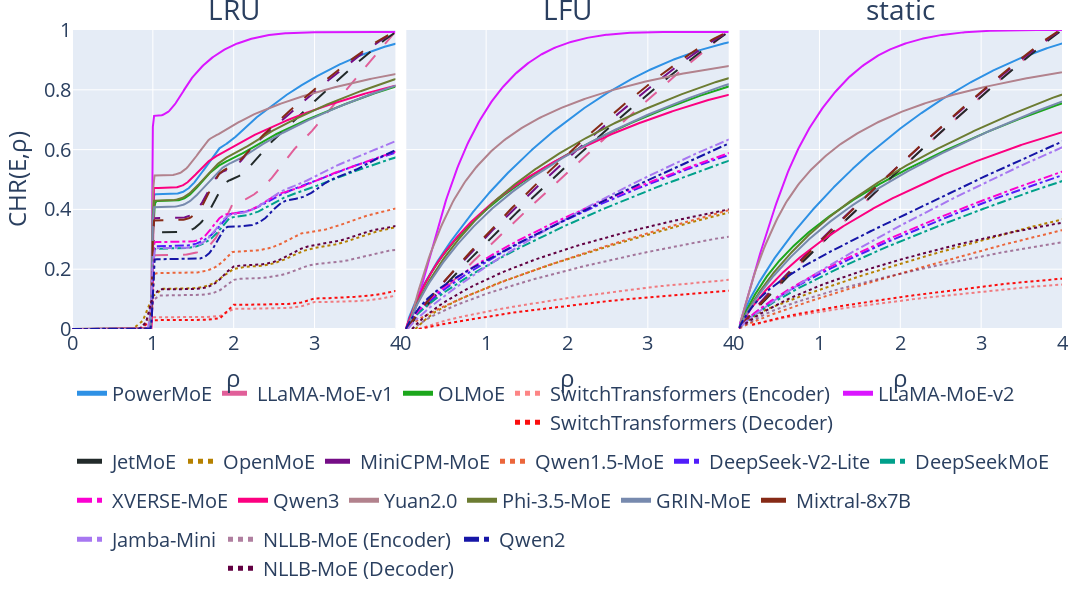

The code cell stored with this chart in its notebook:
### Code cell
fig = make_subplots(
    rows=1,
    cols=len(methods),
    shared_xaxes="all",
    horizontal_spacing=0.01,
    subplot_titles=methods,
)

font_size = [16, 20, 24, 28]
show_legend = True

for i, method in enumerate(methods):
    col = i + 1

    for j, key in enumerate(main_model_config.index.values):
        tmpdf = mdf.query(f"model == '{key}' and method == '{method}'")

        if model_config.loc[key, "type"] == "seq2seq":
            for is_decoder in (False, True):
                subdf = tmpdf.query(f"is_decoder == {is_decoder}")

                fig.add_scatter(
                    x=subdf["cache_m"],
                    y=subdf["recall"],
                    hoverinfo="skip",
                    legendgroup=key,
                    line=go.scatter.Line(color=model_colors[key], dash=dash_type[key], width=2),
                    mode="lines",
                    name=f"{new_name[key]} ({'De' if is_decoder else 'En'}coder)",
                    opacity=1 if is_decoder else 0.5,
                    showlegend=show_legend,
                    row=1,
                    col=col,
                )
        else:
            fig.add_scatter(
                x=tmpdf["cache_m"],
                y=tmpdf["recall"],
                hoverinfo="skip",
                legendgroup=key,
                line=go.scatter.Line(color=model_colors[key], dash=dash_type[key], width=2),
                mode="lines",
                name=new_name[key],
                showlegend=show_legend,
                row=1,
                col=col,
            )

        fig.update_xaxes(
            range=[0, 4],
            tickfont=go.layout.xaxis.Tickfont(size=font_size[1]),
            title=go.layout.xaxis.Title(
                font=go.layout.xaxis.title.Font(size=font_size[2]), text="ρ"
            ),
            row=1,
            col=col,
        )

        fig.update_yaxes(range=[0, 1], showticklabels=col == 1, row=1, col=col)

        if col == 1:
            fig.update_yaxes(
                tickfont=go.layout.yaxis.Tickfont(size=font_size[1]),
                title=go.layout.yaxis.Title(
                    font=go.layout.yaxis.title.Font(size=font_size[2]), text="CHR(E,ρ)"
                ),
                row=1,
                col=col,
            )

    show_legend = False

fig.update_annotations(font=go.layout.annotation.Font(size=font_size[3]))

fig.update_layout(
    legend=go.layout.Legend(
        font=go.layout.legend.Font(size=font_size[1]),
        itemsizing="constant",
        orientation="h",
        y=-0.15,
        yanchor="top",
    ),
    margin=go.layout.Margin(l=60, r=30, t=30, b=15),
    width=1400,
    height=600,
)

fig.write_image("./plot/mchr.pdf", width=fig.layout.width, height=fig.layout.height)
fig.show()

### Figure 1 — Plotly figure (JSON) as saved in the notebook; plotly's stock layout.template omitted (floating-point values rounded to 4 significant figures; data arrays with more than 128 entries replaced by an {"elided": "..."} marker saying what was removed)
{"data": [{"hoverinfo": "skip", "legendgroup": "powermoe", "line": {"color": "#2E91E5", "dash": "solid", "width": 2}, "mode": "lines", "name": "PowerMoE", "showlegend": true, "type": "scatter", "x": {"elided": "1280 float values"}, "xaxis": "x", "y": {"elided": "1280 float values"}, "yaxis": "y"}, {"hoverinfo": "skip", "legendgroup": "llamamoe", "line": {"color": "#E15F99", "dash": "longdash", "width": 2}, "mode": "lines", "name": "LLaMA-MoE-v1", "showlegend": true, "type": "scatter", "x": {"elided": "512 float values"}, "xaxis": "x", "y": {"elided": "512 float values"}, "yaxis": "y"}, {"hoverinfo": "skip", "legendgroup": "olmoe", "line": {"color": "#1CA71C", "dash": "solid", "width": 2}, "mode": "lines", "name": "OLMoE", "showlegend": true, "type": "scatter", "x": {"elided": "1024 float values"}, "xaxis": "x", "y": {"elided": "1024 float values"}, "yaxis": "y"}, {"hoverinfo": "skip", "legendgroup": "switch", "line": {"color": "#FB0D0D", "dash": "dot", "width": 2}, "mode": "lines", "name": "SwitchTransformers (Encoder)", "opacity": 0.5, "showlegend": true, "type": "scatter", "x": {"elided": "768 float values"}, "xaxis": "x", "y": {"elided": "768 float values"}, "yaxis": "y"}, {"hoverinfo": "skip", "legendgroup": "switch", "line": {"color": "#FB0D0D", "dash": "dot", "width": 2}, "mode": "lines", "name": "SwitchTransformers (Decoder)", "opacity": 1, "showlegend": true, "type": "scatter", "x": {"elided": "768 float values"}, "xaxis": "x", "y": {"elided": "768 float values"}, "yaxis": "y"}, {"hoverinfo": "skip", "legendgroup": "llamamoe2", "line": {"color": "#DA16FF", "dash": "solid", "width": 2}, "mode": "lines", "name": "LLaMA-MoE-v2", "showlegend": true, "type": "scatter", "x": {"elided": "256 float values"}, "xaxis": "x", "y": {"elided": "256 float values"}, "yaxis": "y"}, {"hoverinfo": "skip", "legendgroup": "jetmoe", "line": {"color": "#222A2A", "dash": "longdash", "width": 2}, "mode": "lines", "name": "JetMoE", "showlegend": true, "type": "scatter", "x": {"elided": "192 float values"}, "xaxis": "x", "y": {"elided": "192 float values"}, "yaxis": "y"}, {"hoverinfo": "skip", "legendgroup": "openmoe", "line": {"color": "#B68100", "dash": "dot", "width": 2}, "mode": "lines", "name": "OpenMoE", "showlegend": true, "type": "scatter", "x": [0.125, 0.25, 0.375, 0.5, 0.625, 0.75, 0.875, 1.0, 1.125, 1.25, 1.375, 1.5, 1.625, 1.75, 1.875, 2.0, 2.125, 2.25, 2.375, 2.5, 2.625, 2.75, 2.875, 3.0, 3.125, 3.25, 3.375, 3.5, 3.625, 3.75, 3.875, 4.0, 4.125, 4.25, 4.375, 4.5, 4.625, 4.75, 4.875, 5.0, 5.125, 5.25, 5.375, 5.5, 5.625, 5.75, 5.875, 6.0, 6.125, 6.25, 6.375, 6.5, 6.625, 6.75, 6.875, 7.0, 7.125, 7.25, 7.375, 7.5, 7.625, 7.75, 7.875, 8.0, 8.125, 8.25, 8.375, 8.5, 8.625, 8.75, 8.875, 9.0, 9.125, 9.25, 9.375, 9.5, 9.625, 9.75, 9.875, 10.0, 10.12, 10.25, 10.38, 10.5, 10.62, 10.75, 10.88, 11.0, 11.12, 11.25, 11.38, 11.5, 11.62, 11.75, 11.88, 12.0, 12.12, 12.25, 12.38, 12.5, 12.62, 12.75, 12.88, 13.0, 13.12, 13.25, 13.38, 13.5, 13.62, 13.75, 13.88, 14.0, 14.12, 14.25, 14.38, 14.5, 14.62, 14.75, 14.88, 15.0, 15.12, 15.25, 15.38, 15.5, 15.62, 15.75, 15.88, 16.0], "xaxis": "x", "y": [0.0, 0.0, 0.0, 0.0, 0.0, 0.0, 0.02735, 0.1099, 0.1343, 0.1344, 0.1348, 0.1361, 0.1403, 0.1529, 0.1777, 0.2009, 0.207, 0.2088, 0.2125, 0.2199, 0.2321, 0.2479, 0.2622, 0.2709, 0.2759, 0.2822, 0.2913, 0.3025, 0.3141, 0.3243, 0.3324, 0.3399, 0.3482, 0.3577, 0.3675, 0.3769, 0.3855, 0.3938, 0.4023, 0.4112, 0.4202, 0.429, 0.4376, 0.446, 0.4546, 0.4631, 0.4717, 0.4802, 0.4886, 0.497, 0.5053, 0.5137, 0.522, 0.5302, 0.5384, 0.5466, 0.5548, 0.563, 0.571, 0.5791, 0.5871, 0.5951, 0.603, 0.6109, 0.6187, 0.6265, 0.6342, 0.642, 0.6496, 0.6573, 0.6648, 0.6724, 0.6799, 0.6873, 0.6947, 0.7021, 0.7094, 0.7166, 0.7238, 0.731, 0.738, 0.7451, 0.752, 0.759, 0.7658, 0.7727, 0.7794, 0.7861, 0.7927, 0.7992, 0.8057, 0.8121, 0.8185, 0.8247, 0.8309, 0.8371, 0.8431, 0.8491, 0.8549, 0.8607, 0.8665, 0.8721, 0.8777, 0.8831, 0.8885, 0.8938, 0.899, 0.904, 0.909, 0.9139, 0.9187, 0.9233, 0.9278, 0.9322, 0.9364, 0.9405, 0.9445, 0.9483, 0.952, 0.9554, 0.9586, 0.9616, 0.9642, 0.9665, 0.9683, 0.9693, 0.9693, 0.9693], "yaxis": "y"}, {"hoverinfo": "skip", "legendgroup": "minicpm", "line": {"color": "#750D86", "dash": "longdash", "width": 2}, "mode": "lines", "name": "MiniCPM-MoE", "showlegend": true, "type": "scatter", "x": {"elided": "320 float values"}, "xaxis": "x", "y": {"elided": "320 float values"}, "yaxis": "y"}, {"hoverinfo": "skip", "legendgroup": "qwen", "line": {"color": "#EB663B", "dash": "dot", "width": 2}, "mode": "lines", "name": "Qwen1.5-MoE", "showlegend": true, "type": "scatter", "x": {"elided": "1440 float values"}, "xaxis": "x", "y": {"elided": "1440 float values"}, "yaxis": "y"}, {"hoverinfo": "skip", "legendgroup": "deepseek2", "line": {"color": "#511CFB", "dash": "dashdot", "width": 2}, "mode": "lines", "name": "DeepSeek-V2-Lite", "showlegend": true, "type": "scatter", "x": {"elided": "1664 float values"}, "xaxis": "x", "y": {"elided": "1664 float values"}, "yaxis": "y"}, {"hoverinfo": "skip", "legendgroup": "deepseek", "line": {"color": "#00A08B", "dash": "dashdot", "width": 2}, "mode": "lines", "name": "DeepSeekMoE", "showlegend": true, "type": "scatter", "x": {"elided": "1728 float values"}, "xaxis": "x", "y": {"elided": "1728 float values"}, "yaxis": "y"}, {"hoverinfo": "skip", "legendgroup": "xverse", "line": {"color": "#FB00D1", "dash": "dashdot", "width": 2}, "mode": "lines", "name": "XVERSE-MoE", "showlegend": true, "type": "scatter", "x": {"elided": "1792 float values"}, "xaxis": "x", "y": {"elided": "1792 float values"}, "yaxis": "y"}, {"hoverinfo": "skip", "legendgroup": "qwen3", "line": {"color": "#FC0080", "dash": "solid", "width": 2}, "mode": "lines", "name": "Qwen3", "showlegend": true, "type": "scatter", "x": {"elided": "6144 float values"}, "xaxis": "x", "y": {"elided": "6144 float values"}, "yaxis": "y"}, {"hoverinfo": "skip", "legendgroup": "yuan", "line": {"color": "#B2828D", "dash": "solid", "width": 2}, "mode": "lines", "name": "Yuan2.0", "showlegend": true, "type": "scatter", "x": {"elided": "768 float values"}, "xaxis": "x", "y": {"elided": "768 float values"}, "yaxis": "y"}, {"hoverinfo": "skip", "legendgroup": "phi", "line": {"color": "#6C7C32", "dash": "solid", "width": 2}, "mode": "lines", "name": "Phi-3.5-MoE", "showlegend": true, "type": "scatter", "x": {"elided": "512 float values"}, "xaxis": "x", "y": {"elided": "512 float values"}, "yaxis": "y"}, {"hoverinfo": "skip", "legendgroup": "grin", "line": {"color": "#778AAE", "dash": "solid", "width": 2}, "mode": "lines", "name": "GRIN-MoE", "showlegend": true, "type": "scatter", "x": {"elided": "512 float values"}, "xaxis": "x", "y": {"elided": "512 float values"}, "yaxis": "y"}, {"hoverinfo": "skip", "legendgroup": "mixtral", "line": {"color": "#862A16", "dash": "longdash", "width": 2}, "mode": "lines", "name": "Mixtral-8x7B", "showlegend": true, "type": "scatter", "x": {"elided": "256 float values"}, "xaxis": "x", "y": {"elided": "256 float values"}, "yaxis": "y"}, {"hoverinfo": "skip", "legendgroup": "jamba", "line": {"color": "#A777F1", "dash": "dashdot", "width": 2}, "mode": "lines", "name": "Jamba-Mini", "showlegend": true, "type": "scatter", "x": {"elided": "256 float values"}, "xaxis": "x", "y": {"elided": "256 float values"}, "yaxis": "y"}, {"hoverinfo": "skip", "legendgroup": "nllb", "line": {"color": "#620042", "dash": "dot", "width": 2}, "mode": "lines", "name": "NLLB-MoE (Encoder)", "opacity": 0.5, "showlegend": true, "type": "scatter", "x": {"elided": "768 float values"}, "xaxis": "x", "y": {"elided": "768 float values"}, "yaxis": "y"}, {"hoverinfo": "skip", "legendgroup": "nllb", "line": {"color": "#620042", "dash": "dot", "width": 2}, "mode": "lines", "name": "NLLB-MoE (Decoder)", "opacity": 1, "showlegend": true, "type": "scatter", "x": {"elided": "768 float values"}, "xaxis": "x", "y": {"elided": "768 float values"}, "yaxis": "y"}, {"hoverinfo": "skip", "legendgroup": "qwen2", "line": {"color": "#1616A7", "dash": "dashdot", "width": 2}, "mode": "lines", "name": "Qwen2", "showlegend": true, "type": "scatter", "x": {"elided": "1792 float values"}, "xaxis": "x", "y": {"elided": "1792 float values"}, "yaxis": "y"}, {"hoverinfo": "skip", "legendgroup": "powermoe", "line": {"color": "#2E91E5", "dash": "solid", "width": 2}, "mode": "lines", "name": "PowerMoE", "showlegend": false, "type": "scatter", "x": {"elided": "1280 float values"}, "xaxis": "x2", "y": {"elided": "1280 float values"}, "yaxis": "y2"}, {"hoverinfo": "skip", "legendgroup": "llamamoe", "line": {"color": "#E15F99", "dash": "longdash", "width": 2}, "mode": "lines", "name": "LLaMA-MoE-v1", "showlegend": false, "type": "scatter", "x": {"elided": "512 float values"}, "xaxis": "x2", "y": {"elided": "512 float values"}, "yaxis": "y2"}, {"hoverinfo": "skip", "legendgroup": "olmoe", "line": {"color": "#1CA71C", "dash": "solid", "width": 2}, "mode": "lines", "name": "OLMoE", "showlegend": false, "type": "scatter", "x": {"elided": "1024 float values"}, "xaxis": "x2", "y": {"elided": "1024 float values"}, "yaxis": "y2"}, {"hoverinfo": "skip", "legendgroup": "switch", "line": {"color": "#FB0D0D", "dash": "dot", "width": 2}, "mode": "lines", "name": "SwitchTransformers (Encoder)", "opacity": 0.5, "showlegend": false, "type": "scatter", "x": {"elided": "768 float values"}, "xaxis": "x2", "y": {"elided": "768 float values"}, "yaxis": "y2"}, {"hoverinfo": "skip", "legendgroup": "switch", "line": {"color": "#FB0D0D", "dash": "dot", "width": 2}, "mode": "lines", "name": "SwitchTransformers (Decoder)", "opacity": 1, "showlegend": false, "type": "scatter", "x": {"elided": "768 float values"}, "xaxis": "x2", "y": {"elided": "768 float values"}, "yaxis": "y2"}, {"hoverinfo": "skip", "legendgroup": "llamamoe2", "line": {"color": "#DA16FF", "dash": "solid", "width": 2}, "mode": "lines", "name": "LLaMA-MoE-v2", "showlegend": false, "type": "scatter", "x": {"elided": "256 float values"}, "xaxis": "x2", "y": {"elided": "256 float values"}, "yaxis": "y2"}, {"hoverinfo": "skip", "legendgroup": "jetmoe", "line": {"color": "#222A2A", "dash": "longdash", "width": 2}, "mode": "lines", "name": "JetMoE", "showlegend": false, "type": "scatter", "x": {"elided": "192 float values"}, "xaxis": "x2", "y": {"elided": "192 float values"}, "yaxis": "y2"}, {"hoverinfo": "skip", "legendgroup": "openmoe", "line": {"color": "#B68100", "dash": "dot", "width": 2}, "mode": "lines", "name": "OpenMoE", "showlegend": false, "type": "scatter", "x": [0.125, 0.25, 0.375, 0.5, 0.625, 0.75, 0.875, 1.0, 1.125, 1.25, 1.375, 1.5, 1.625, 1.75, 1.875, 2.0, 2.125, 2.25, 2.375, 2.5, 2.625, 2.75, 2.875, 3.0, 3.125, 3.25, 3.375, 3.5, 3.625, 3.75, 3.875, 4.0, 4.125, 4.25, 4.375, 4.5, 4.625, 4.75, 4.875, 5.0, 5.125, 5.25, 5.375, 5.5, 5.625, 5.75, 5.875, 6.0, 6.125, 6.25, 6.375, 6.5, 6.625, 6.75, 6.875, 7.0, 7.125, 7.25, 7.375, 7.5, 7.625, 7.75, 7.875, 8.0, 8.125, 8.25, 8.375, 8.5, 8.625, 8.75, 8.875, 9.0, 9.125, 9.25, 9.375, 9.5, 9.625, 9.75, 9.875, 10.0, 10.12, 10.25, 10.38, 10.5, 10.62, 10.75, 10.88, 11.0, 11.12, 11.25, 11.38, 11.5, 11.62, 11.75, 11.88, 12.0, 12.12, 12.25, 12.38, 12.5, 12.62, 12.75, 12.88, 13.0, 13.12, 13.25, 13.38, 13.5, 13.62, 13.75, 13.88, 14.0, 14.12, 14.25, 14.38, 14.5, 14.62, 14.75, 14.88, 15.0, 15.12, 15.25, 15.38, 15.5, 15.62, 15.75, 15.88, 16.0], "xaxis": "x2", "y": [0.0, 0.03213, 0.05804, 0.07678, 0.09341, 0.1088, 0.1233, 0.1376, 0.1509, 0.1636, 0.1758, 0.1878, 0.1995, 0.2109, 0.2222, 0.2332, 0.244, 0.2547, 0.2651, 0.2755, 0.2857, 0.2958, 0.3058, 0.3157, 0.3254, 0.3351, 0.3446, 0.3541, 0.3635, 0.3727, 0.3819, 0.3911, 0.4001, 0.4091, 0.418, 0.4268, 0.4356, 0.4443, 0.4529, 0.4615, 0.47, 0.4784, 0.4868, 0.4951, 0.5034, 0.5116, 0.5198, 0.5279, 0.5359, 0.5439, 0.5518, 0.5596, 0.5675, 0.5752, 0.5829, 0.5906, 0.5982, 0.6058, 0.6133, 0.6207, 0.6281, 0.6354, 0.6427, 0.6499, 0.6571, 0.6643, 0.6713, 0.6784, 0.6854, 0.6923, 0.6992, 0.706, 0.7128, 0.7195, 0.7262, 0.7328, 0.7394, 0.7459, 0.7523, 0.7588, 0.7651, 0.7714, 0.7777, 0.7838, 0.79, 0.7961, 0.8021, 0.808, 0.8139, 0.8198, 0.8255, 0.8312, 0.8369, 0.8425, 0.848, 0.8534, 0.8588, 0.8641, 0.8693, 0.8745, 0.8796, 0.8846, 0.8895, 0.8943, 0.8991, 0.9037, 0.9083, 0.9128, 0.9172, 0.9214, 0.9256, 0.9297, 0.9337, 0.9375, 0.9412, 0.9448, 0.9483, 0.9516, 0.9547, 0.9577, 0.9604, 0.9629, 0.9652, 0.9671, 0.9685, 0.9693, 0.9693, 0.9693], "yaxis": "y2"}, {"hoverinfo": "skip", "legendgroup": "minicpm", "line": {"color": "#750D86", "dash": "longdash", "width": 2}, "mode": "lines", "name": "MiniCPM-MoE", "showlegend": false, "type": "scatter", "x": {"elided": "320 float values"}, "xaxis": "x2", "y": {"elided": "320 float values"}, "yaxis": "y2"}, {"hoverinfo": "skip", "legendgroup": "qwen", "line": {"color": "#EB663B", "dash": "dot", "width": 2}, "mode": "lines", "name": "Qwen1.5-MoE", "showlegend": false, "type": "scatter", "x": {"elided": "1440 float values"}, "xaxis": "x2", "y": {"elided": "1440 float values"}, "yaxis": "y2"}, {"hoverinfo": "skip", "legendgroup": "deepseek2", "line": {"color": "#511CFB", "dash": "dashdot", "width": 2}, "mode": "lines", "name": "DeepSeek-V2-Lite", "showlegend": false, "type": "scatter", "x": {"elided": "1664 float values"}, "xaxis": "x2", "y": {"elided": "1664 float values"}, "yaxis": "y2"}, {"hoverinfo": "skip", "legendgroup": "deepseek", "line": {"color": "#00A08B", "dash": "dashdot", "width": 2}, "mode": "lines", "name": "DeepSeekMoE", "showlegend": false, "type": "scatter", "x": {"elided": "1728 float values"}, "xaxis": "x2", "y": {"elided": "1728 float values"}, "yaxis": "y2"}, {"hoverinfo": "skip", "legendgroup": "xverse", "line": {"color": "#FB00D1", "dash": "dashdot", "width": 2}, "mode": "lines", "name": "XVERSE-MoE", "showlegend": false, "type": "scatter", "x": {"elided": "1792 float values"}, "xaxis": "x2", "y": {"elided": "1792 float values"}, "yaxis": "y2"}, {"hoverinfo": "skip", "legendgroup": "qwen3", "line": {"color": "#FC0080", "dash": "solid", "width": 2}, "mode": "lines", "name": "Qwen3", "showlegend": false, "type": "scatter", "x": {"elided": "6144 float values"}, "xaxis": "x2", "y": {"elided": "6144 float values"}, "yaxis": "y2"}, {"hoverinfo": "skip", "legendgroup": "yuan", "line": {"color": "#B2828D", "dash": "solid", "width": 2}, "mode": "lines", "name": "Yuan2.0", "showlegend": false, "type": "scatter", "x": {"elided": "768 float values"}, "xaxis": "x2", "y": {"elided": "768 float values"}, "yaxis": "y2"}, {"hoverinfo": "skip", "legendgroup": "phi", "line": {"color": "#6C7C32", "dash": "solid", "width": 2}, "mode": "lines", "name": "Phi-3.5-MoE", "showlegend": false, "type": "scatter", "x": {"elided": "512 float values"}, "xaxis": "x2", "y": {"elided": "512 float values"}, "yaxis": "y2"}, {"hoverinfo": "skip", "legendgroup": "grin", "line": {"color": "#778AAE", "dash": "solid", "width": 2}, "mode": "lines", "name": "GRIN-MoE", "showlegend": false, "type": "scatter", "x": {"elided": "512 float values"}, "xaxis": "x2", "y": {"elided": "512 float values"}, "yaxis": "y2"}, {"hoverinfo": "skip", "legendgroup": "mixtral", "line": {"color": "#862A16", "dash": "longdash", "width": 2}, "mode": "lines", "name": "Mixtral-8x7B", "showlegend": false, "type": "scatter", "x": {"elided": "256 float values"}, "xaxis": "x2", "y": {"elided": "256 float values"}, "yaxis": "y2"}, {"hoverinfo": "skip", "legendgroup": "jamba", "line": {"color": "#A777F1", "dash": "dashdot", "width": 2}, "mode": "lines", "name": "Jamba-Mini", "showlegend": false, "type": "scatter", "x": {"elided": "256 float values"}, "xaxis": "x2", "y": {"elided": "256 float values"}, "yaxis": "y2"}, {"hoverinfo": "skip", "legendgroup": "nllb", "line": {"color": "#620042", "dash": "dot", "width": 2}, "mode": "lines", "name": "NLLB-MoE (Encoder)", "opacity": 0.5, "showlegend": false, "type": "scatter", "x": {"elided": "768 float values"}, "xaxis": "x2", "y": {"elided": "768 float values"}, "yaxis": "y2"}, {"hoverinfo": "skip", "legendgroup": "nllb", "line": {"color": "#620042", "dash": "dot", "width": 2}, "mode": "lines", "name": "NLLB-MoE (Decoder)", "opacity": 1, "showlegend": false, "type": "scatter", "x": {"elided": "768 float values"}, "xaxis": "x2", "y": {"elided": "768 float values"}, "yaxis": "y2"}, {"hoverinfo": "skip", "legendgroup": "qwen2", "line": {"color": "#1616A7", "dash": "dashdot", "width": 2}, "mode": "lines", "name": "Qwen2", "showlegend": false, "type": "scatter", "x": {"elided": "1792 float values"}, "xaxis": "x2", "y": {"elided": "1792 float values"}, "yaxis": "y2"}, {"hoverinfo": "skip", "legendgroup": "powermoe", "line": {"color": "#2E91E5", "dash": "solid", "width": 2}, "mode": "lines", "name": "PowerMoE", "showlegend": false, "type": "scatter", "x": {"elided": "1280 float values"}, "xaxis": "x3", "y": {"elided": "1280 float values"}, "yaxis": "y3"}, {"hoverinfo": "skip", "legendgroup": "llamamoe", "line": {"color": "#E15F99", "dash": "longdash", "width": 2}, "mode": "lines", "name": "LLaMA-MoE-v1", "showlegend": false, "type": "scatter", "x": {"elided": "512 float values"}, "xaxis": "x3", "y": {"elided": "512 float values"}, "yaxis": "y3"}, {"hoverinfo": "skip", "legendgroup": "olmoe", "line": {"color": "#1CA71C", "dash": "solid", "width": 2}, "mode": "lines", "name": "OLMoE", "showlegend": false, "type": "scatter", "x": {"elided": "1024 float values"}, "xaxis": "x3", "y": {"elided": "1024 float values"}, "yaxis": "y3"}, {"hoverinfo": "skip", "legendgroup": "switch", "line": {"color": "#FB0D0D", "dash": "dot", "width": 2}, "mode": "lines", "name": "SwitchTransformers (Encoder)", "opacity": 0.5, "showlegend": false, "type": "scatter", "x": {"elided": "768 float values"}, "xaxis": "x3", "y": {"elided": "768 float values"}, "yaxis": "y3"}, {"hoverinfo": "skip", "legendgroup": "switch", "line": {"color": "#FB0D0D", "dash": "dot", "width": 2}, "mode": "lines", "name": "SwitchTransformers (Decoder)", "opacity": 1, "showlegend": false, "type": "scatter", "x": {"elided": "768 float values"}, "xaxis": "x3", "y": {"elided": "768 float values"}, "yaxis": "y3"}, {"hoverinfo": "skip", "legendgroup": "llamamoe2", "line": {"color": "#DA16FF", "dash": "solid", "width": 2}, "mode": "lines", "name": "LLaMA-MoE-v2", "showlegend": false, "type": "scatter", "x": {"elided": "256 float values"}, "xaxis": "x3", "y": {"elided": "256 float values"}, "yaxis": "y3"}, {"hoverinfo": "skip", "legendgroup": "jetmoe", "line": {"color": "#222A2A", "dash": "longdash", "width": 2}, "mode": "lines", "name": "JetMoE", "showlegend": false, "type": "scatter", "x": {"elided": "192 float values"}, "xaxis": "x3", "y": {"elided": "192 float values"}, "yaxis": "y3"}, {"hoverinfo": "skip", "legendgroup": "openmoe", "line": {"color": "#B68100", "dash": "dot", "width": 2}, "mode": "lines", "name": "OpenMoE", "showlegend": false, "type": "scatter", "x": [0.125, 0.25, 0.375, 0.5, 0.625, 0.75, 0.875, 1.0, 1.125, 1.25, 1.375, 1.5, 1.625, 1.75, 1.875, 2.0, 2.125, 2.25, 2.375, 2.5, 2.625, 2.75, 2.875, 3.0, 3.125, 3.25, 3.375, 3.5, 3.625, 3.75, 3.875, 4.0, 4.125, 4.25, 4.375, 4.5, 4.625, 4.75, 4.875, 5.0, 5.125, 5.25, 5.375, 5.5, 5.625, 5.75, 5.875, 6.0, 6.125, 6.25, 6.375, 6.5, 6.625, 6.75, 6.875, 7.0, 7.125, 7.25, 7.375, 7.5, 7.625, 7.75, 7.875, 8.0, 8.125, 8.25, 8.375, 8.5, 8.625, 8.75, 8.875, 9.0, 9.125, 9.25, 9.375, 9.5, 9.625, 9.75, 9.875, 10.0, 10.12, 10.25, 10.38, 10.5, 10.62, 10.75, 10.88, 11.0, 11.12, 11.25, 11.38, 11.5, 11.62, 11.75, 11.88, 12.0, 12.12, 12.25, 12.38, 12.5, 12.62, 12.75, 12.88, 13.0, 13.12, 13.25, 13.38, 13.5, 13.62, 13.75, 13.88, 14.0, 14.12, 14.25, 14.38, 14.5, 14.62, 14.75, 14.88, 15.0, 15.12, 15.25, 15.38, 15.5, 15.62, 15.75, 15.88, 16.0], "xaxis": "x3", "y": [0.02836, 0.05395, 0.0688, 0.08225, 0.09505, 0.1075, 0.1195, 0.1314, 0.143, 0.1543, 0.1655, 0.1764, 0.1871, 0.1977, 0.2081, 0.2182, 0.2283, 0.2383, 0.2482, 0.2579, 0.2675, 0.2771, 0.2866, 0.296, 0.3053, 0.3145, 0.3236, 0.3327, 0.3417, 0.3507, 0.3596, 0.3684, 0.3772, 0.3859, 0.3946, 0.4032, 0.4118, 0.4203, 0.4287, 0.4372, 0.4455, 0.4538, 0.4621, 0.4704, 0.4786, 0.4868, 0.495, 0.5031, 0.5112, 0.5193, 0.5273, 0.5352, 0.5432, 0.5511, 0.5589, 0.5667, 0.5744, 0.5821, 0.5897, 0.5973, 0.6049, 0.6125, 0.62, 0.6275, 0.6349, 0.6424, 0.6497, 0.6571, 0.6644, 0.6717, 0.679, 0.6862, 0.6934, 0.7005, 0.7076, 0.7147, 0.7217, 0.7287, 0.7357, 0.7426, 0.7495, 0.7563, 0.7632, 0.7699, 0.7767, 0.7834, 0.7901, 0.7967, 0.8033, 0.8099, 0.8165, 0.8229, 0.8294, 0.8358, 0.8422, 0.8485, 0.8547, 0.8609, 0.8671, 0.8732, 0.8793, 0.8853, 0.8912, 0.8971, 0.903, 0.9088, 0.9145, 0.9201, 0.9257, 0.9312, 0.9366, 0.9419, 0.947, 0.9522, 0.9572, 0.9621, 0.9669, 0.9716, 0.9762, 0.9806, 0.9848, 0.9888, 0.9925, 0.9958, 0.9986, 1.0, 1.0, 1.0], "yaxis": "y3"}, {"hoverinfo": "skip", "legendgroup": "minicpm", "line": {"color": "#750D86", "dash": "longdash", "width": 2}, "mode": "lines", "name": "MiniCPM-MoE", "showlegend": false, "type": "scatter", "x": {"elided": "320 float values"}, "xaxis": "x3", "y": {"elided": "320 float values"}, "yaxis": "y3"}, {"hoverinfo": "skip", "legendgroup": "qwen", "line": {"color": "#EB663B", "dash": "dot", "width": 2}, "mode": "lines", "name": "Qwen1.5-MoE", "showlegend": false, "type": "scatter", "x": {"elided": "1440 float values"}, "xaxis": "x3", "y": {"elided": "1440 float values"}, "yaxis": "y3"}, {"hoverinfo": "skip", "legendgroup": "deepseek2", "line": {"color": "#511CFB", "dash": "dashdot", "width": 2}, "mode": "lines", "name": "DeepSeek-V2-Lite", "showlegend": false, "type": "scatter", "x": {"elided": "1664 float values"}, "xaxis": "x3", "y": {"elided": "1664 float values"}, "yaxis": "y3"}, {"hoverinfo": "skip", "legendgroup": "deepseek", "line": {"color": "#00A08B", "dash": "dashdot", "width": 2}, "mode": "lines", "name": "DeepSeekMoE", "showlegend": false, "type": "scatter", "x": {"elided": "1728 float values"}, "xaxis": "x3", "y": {"elided": "1728 float values"}, "yaxis": "y3"}, {"hoverinfo": "skip", "legendgroup": "xverse", "line": {"color": "#FB00D1", "dash": "dashdot", "width": 2}, "mode": "lines", "name": "XVERSE-MoE", "showlegend": false, "type": "scatter", "x": {"elided": "1792 float values"}, "xaxis": "x3", "y": {"elided": "1792 float values"}, "yaxis": "y3"}, {"hoverinfo": "skip", "legendgroup": "qwen3", "line": {"color": "#FC0080", "dash": "solid", "width": 2}, "mode": "lines", "name": "Qwen3", "showlegend": false, "type": "scatter", "x": {"elided": "6144 float values"}, "xaxis": "x3", "y": {"elided": "6144 float values"}, "yaxis": "y3"}, {"hoverinfo": "skip", "legendgroup": "yuan", "line": {"color": "#B2828D", "dash": "solid", "width": 2}, "mode": "lines", "name": "Yuan2.0", "showlegend": false, "type": "scatter", "x": {"elided": "768 float values"}, "xaxis": "x3", "y": {"elided": "768 float values"}, "yaxis": "y3"}, {"hoverinfo": "skip", "legendgroup": "phi", "line": {"color": "#6C7C32", "dash": "solid", "width": 2}, "mode": "lines", "name": "Phi-3.5-MoE", "showlegend": false, "type": "scatter", "x": {"elided": "512 float values"}, "xaxis": "x3", "y": {"elided": "512 float values"}, "yaxis": "y3"}, {"hoverinfo": "skip", "legendgroup": "grin", "line": {"color": "#778AAE", "dash": "solid", "width": 2}, "mode": "lines", "name": "GRIN-MoE", "showlegend": false, "type": "scatter", "x": {"elided": "512 float values"}, "xaxis": "x3", "y": {"elided": "512 float values"}, "yaxis": "y3"}, {"hoverinfo": "skip", "legendgroup": "mixtral", "line": {"color": "#862A16", "dash": "longdash", "width": 2}, "mode": "lines", "name": "Mixtral-8x7B", "showlegend": false, "type": "scatter", "x": {"elided": "256 float values"}, "xaxis": "x3", "y": {"elided": "256 float values"}, "yaxis": "y3"}, {"hoverinfo": "skip", "legendgroup": "jamba", "line": {"color": "#A777F1", "dash": "dashdot", "width": 2}, "mode": "lines", "name": "Jamba-Mini", "showlegend": false, "type": "scatter", "x": {"elided": "256 float values"}, "xaxis": "x3", "y": {"elided": "256 float values"}, "yaxis": "y3"}, {"hoverinfo": "skip", "legendgroup": "nllb", "line": {"color": "#620042", "dash": "dot", "width": 2}, "mode": "lines", "name": "NLLB-MoE (Encoder)", "opacity": 0.5, "showlegend": false, "type": "scatter", "x": {"elided": "768 float values"}, "xaxis": "x3", "y": {"elided": "768 float values"}, "yaxis": "y3"}, {"hoverinfo": "skip", "legendgroup": "nllb", "line": {"color": "#620042", "dash": "dot", "width": 2}, "mode": "lines", "name": "NLLB-MoE (Decoder)", "opacity": 1, "showlegend": false, "type": "scatter", "x": {"elided": "768 float values"}, "xaxis": "x3", "y": {"elided": "768 float values"}, "yaxis": "y3"}, {"hoverinfo": "skip", "legendgroup": "qwen2", "line": {"color": "#1616A7", "dash": "dashdot", "width": 2}, "mode": "lines", "name": "Qwen2", "showlegend": false, "type": "scatter", "x": {"elided": "1792 float values"}, "xaxis": "x3", "y": {"elided": "1792 float values"}, "yaxis": "y3"}], "layout": {"annotations": [{"font": {"size": 28}, "showarrow": false, "text": "LRU", "x": 0.1633, "xanchor": "center", "xref": "paper", "y": 1, "yanchor": "bottom", "yref": "paper"}, {"font": {"size": 28}, "showarrow": false, "text": "LFU", "x": 0.5, "xanchor": "center", "xref": "paper", "y": 1, "yanchor": "bottom", "yref": "paper"}, {"font": {"size": 28}, "showarrow": false, "text": "static", "x": 0.8367, "xanchor": "center", "xref": "paper", "y": 1, "yanchor": "bottom", "yref": "paper"}], "height": 600, "legend": {"font": {"size": 20}, "itemsizing": "constant", "orientation": "h", "y": -0.15, "yanchor": "top"}, "margin": {"b": 15, "l": 60, "r": 30, "t": 30}, "width": 1400, "xaxis": {"anchor": "y", "domain": [0, 0.3267], "range": [0, 4], "tickfont": {"size": 20}, "title": {"font": {"size": 24}, "text": "ρ"}}, "xaxis2": {"anchor": "y2", "domain": [0.3367, 0.6633], "matches": "x", "range": [0, 4], "tickfont": {"size": 20}, "title": {"font": {"size": 24}, "text": "ρ"}}, "xaxis3": {"anchor": "y3", "domain": [0.6733, 1], "matches": "x", "range": [0, 4], "tickfont": {"size": 20}, "title": {"font": {"size": 24}, "text": "ρ"}}, "yaxis": {"anchor": "x", "domain": [0, 1], "range": [0, 1], "showticklabels": true, "tickfont": {"size": 20}, "title": {"font": {"size": 24}, "text": "CHR(E,ρ)"}}, "yaxis2": {"anchor": "x2", "domain": [0, 1], "range": [0, 1], "showticklabels": false}, "yaxis3": {"anchor": "x3", "domain": [0, 1], "range": [0, 1], "showticklabels": false}}}
